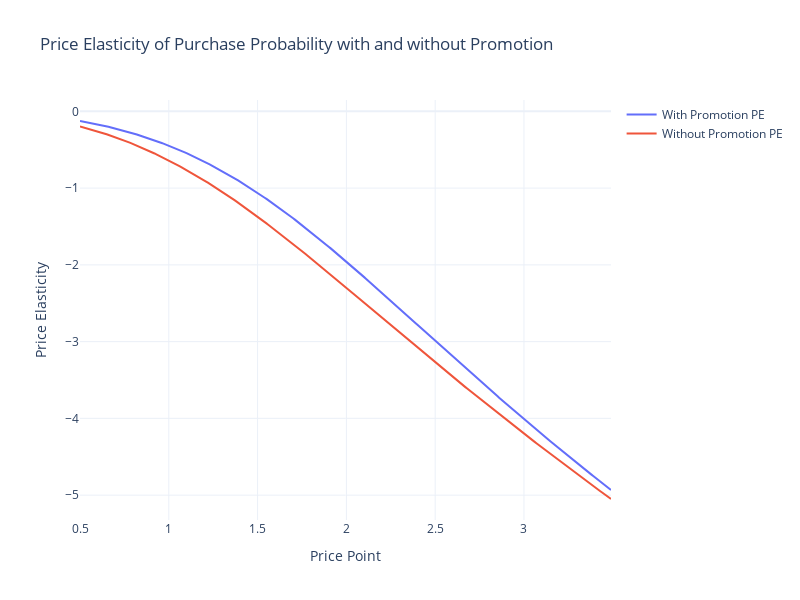

Notebook cell for this chart:
### Code cell
fig = go.Figure()
fig.add_trace(go.Scatter(x=df_price_elasticities.price_point, y=df_price_elasticities.Elasticity_with_Promotion,
                    mode='lines',
                    name='With Promotion PE'))
fig.add_trace(go.Scatter(x=df_price_elasticities.price_point, y=df_price_elasticities.Elasticity_without_Promotion,
                    mode='lines',
                    name='Without Promotion PE'))

fig.update_yaxes(dtick=1)
fig.update_layout(height=600, width=800, 
                  title='Price Elasticity of Purchase Probability with and without Promotion',
                  template='plotly_white')
fig.update_xaxes(title='Price Point')
fig.update_yaxes(title='Price Elasticity')
fig.show()

### Figure 1 — Plotly figure (JSON) as saved in the notebook; plotly's stock layout.template omitted (floating-point values rounded to 4 significant figures; data arrays with more than 128 entries replaced by an {"elided": "..."} marker saying what was removed)
{"data": [{"mode": "lines", "name": "With Promotion PE", "type": "scatter", "x": {"elided": "300 float values"}, "y": {"elided": "300 float values"}}, {"mode": "lines", "name": "Without Promotion PE", "type": "scatter", "x": {"elided": "300 float values"}, "y": {"elided": "300 float values"}}], "layout": {"height": 600, "title": {"text": "Price Elasticity of Purchase Probability with and without Promotion"}, "width": 800, "xaxis": {"title": {"text": "Price Point"}}, "yaxis": {"dtick": 1, "title": {"text": "Price Elasticity"}}}}
